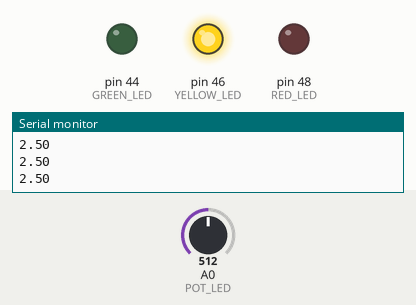
This sketch was run on a simulated Arduino Mega 2560, built with avr-gcc and run on an emulated ATmega2560. On the bench: output pins drawn as LEDs (lit = HIGH), the last lines printed to the serial monitor. The test bench sets the inputs (shaded band); at power-on: A0 (POT_LED) = 512.

Above: at 1.2 s.
1.3 s: A0 (POT_LED) set to 668
2.8 s: A0 (POT_LED) set to 695
At 3.5 s:
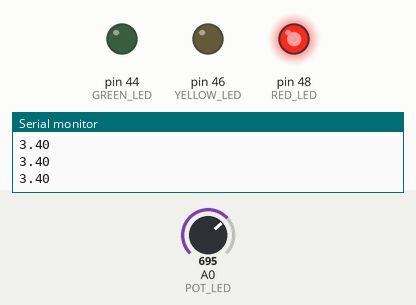
4.3 s: A0 (POT_LED) set to 306
At 4.6 s:
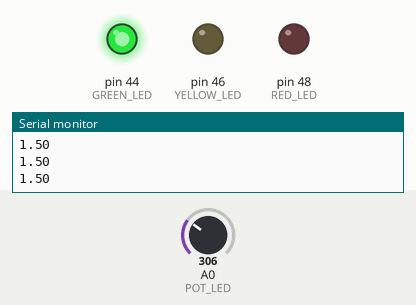
5.8 s: A0 (POT_LED) set to 325
7.3 s: A0 (POT_LED) set to 360
At 8.1 s:
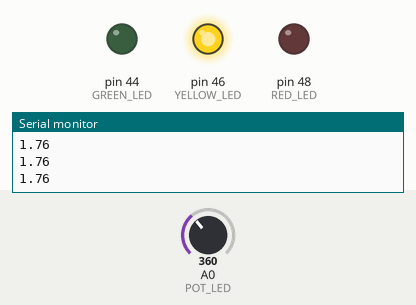
8.8 s: A0 (POT_LED) set to 122
At 9.2 s:
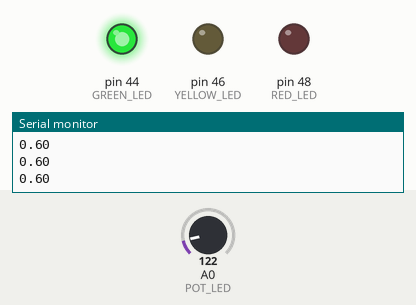
Timing chart, 0 to 11.3 s (numbered marks = the images above; inputs shaded):
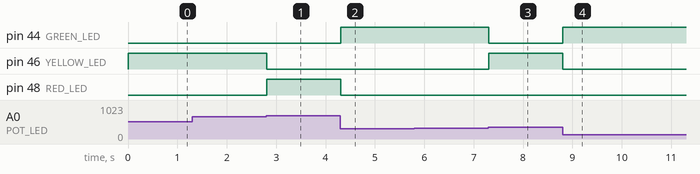

Measured:
- the behaviour switches between 681 and 682 on A0 (POT_LED) (found by bisection; images 0 and 1)
- the behaviour switches between 341 and 342 on A0 (POT_LED) (found by bisection; images 2 and 3)
- after the input at 2.8 s, pin 46 (YELLOW_LED): HIGH → LOW at once; pin 48 (RED_LED): LOW → HIGH at once
- after the input at 4.3 s, pin 44 (GREEN_LED): LOW → HIGH at once; pin 48 (RED_LED): HIGH → LOW at once
- after the input at 7.3 s, pin 44 (GREEN_LED): HIGH → LOW at once; pin 46 (YELLOW_LED): LOW → HIGH at once
- after the input at 8.8 s, pin 44 (GREEN_LED): LOW → HIGH at once; pin 46 (YELLOW_LED): HIGH → LOW at once

The sketch:

3_LEDs_With_Potentiometer.ino
```cpp
int GREEN_LED = 44;
int YELLOW_LED = 46;
int RED_LED = 48;
int POT_LED = A0;

void setup() {
  // put your setup code here, to run once:
  Serial.begin(9600);

  pinMode(GREEN_LED, OUTPUT);
  pinMode(YELLOW_LED, OUTPUT);
  pinMode(RED_LED, OUTPUT);
  pinMode(POT_LED, INPUT_PULLUP);
}

void loop() {
  // put your main code here, to run repeatedly:
  double val = analogRead(POT_LED);
  val = (val * 5.0) / 1023.0;
  Serial.println(val);
  if (0 <= val && val <= 1.67) {
    digitalWrite(GREEN_LED, HIGH); digitalWrite(YELLOW_LED, LOW); digitalWrite(RED_LED, LOW);
  }
  else if (1.67 < val && val <= 3.33) {
    digitalWrite(GREEN_LED, LOW); digitalWrite(YELLOW_LED, HIGH); digitalWrite(RED_LED, LOW);
  }
  else if (3.33 < val && val <= 5) {
    digitalWrite(GREEN_LED, LOW); digitalWrite(YELLOW_LED, LOW); digitalWrite(RED_LED, HIGH);
  }
}
```
